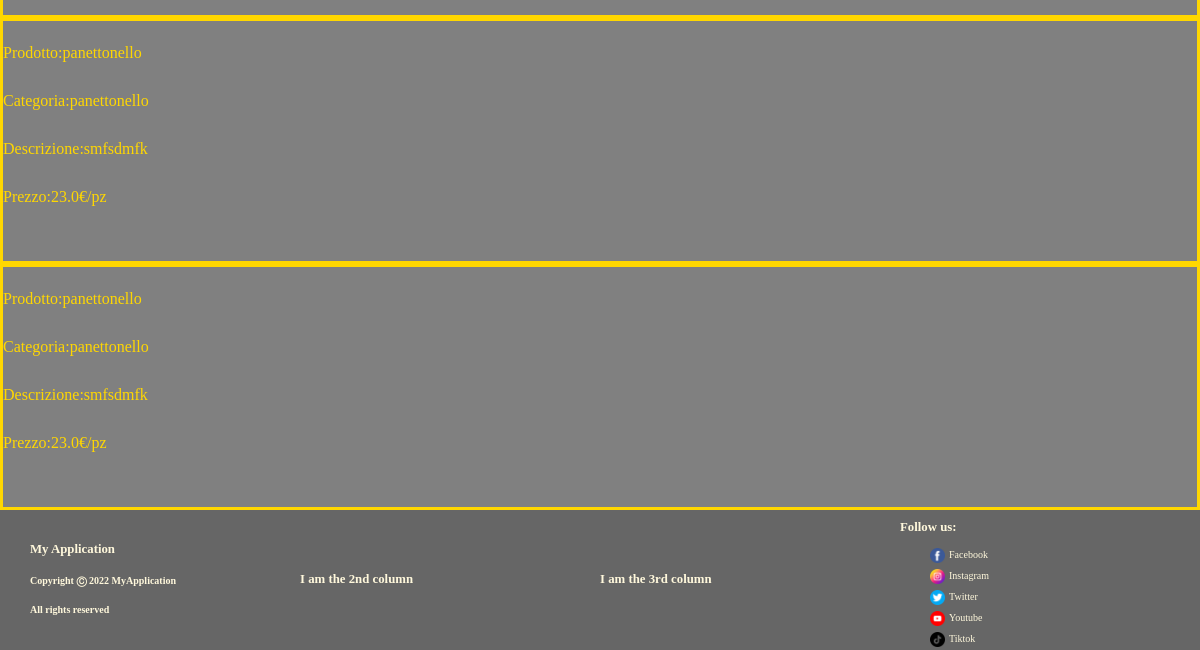
/products (lower part), run on an earlier commit of the app's database.
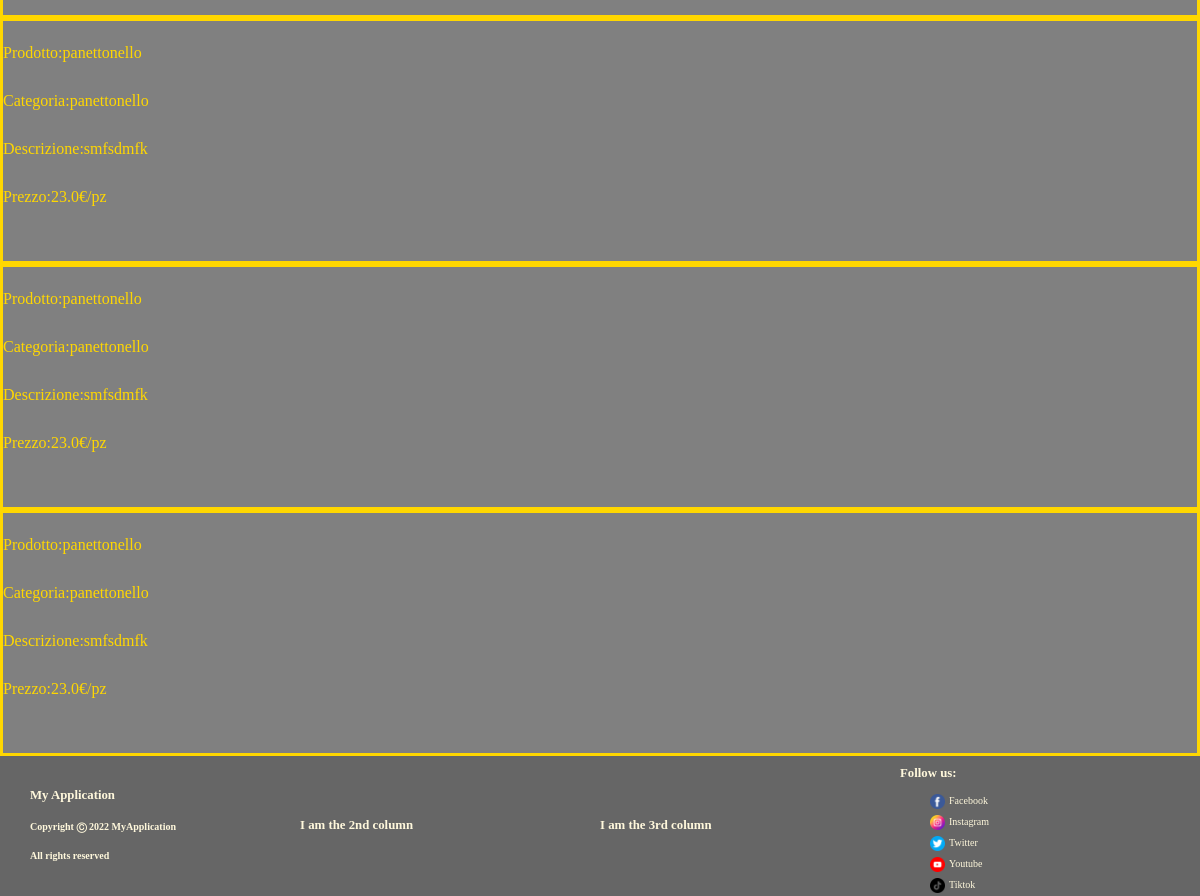
And on a later commit of the database.
### model.py (models this page shows)
class Product(db.Model):
    id = db.Column(db.Integer, primary_key=True)
    name = db.Column(db.String(100))
    description = db.Column(db.String(300))
    category = db.Column(db.String(30))
    price = db.Column(db.Float)
    quantity = db.Column(db.Integer)
    availability = db.Column(db.Boolean)
    img_path = db.Column(db.String(100))

### app.py (the view)
@app.route('/products')
def products():
    product_list = Product.query.all()
    return render_template('products.html', product_list=product_list)

### templates/products.html (shortened to what this page needs)
{% extends 'layout.html' %}
{% block layout %}
{% for product in product_list %}
<div class="pro-item">
    <p>Prodotto:{{product.name}}</p>
    <p>Categoria:{{product.category}}</p>
    <p>Descrizione:{{product.description}} </p>
    <p>Prezzo:{{product.price}}€/pz</p>
    <br>
</div>
{% endfor %}
{% endblock %}

### templates/layout.html (shortened to what this page needs)
<!DOCTYPE html>
<html lang="en">
<head>
    <link href="{{ url_for('static',filename='css/personal.css') }}" rel="stylesheet">
</head>
<body>
    {% block layout %}
    {% endblock %}
    <footer class="myfooter">
        <div class="row">
            <div class="col-3 maxwidth">
                <div class="foot-align-left">
                    <ul>
                        <h1>My Application</h1>
                        <h2>Copyright &#x24B8; 2022 MyApplication</h2>
                        <h2>All rights reserved</h2>
                    </ul>
                </div>
            </div>
            <div class="col-3 hide">
                <h1>I am the 2nd column</h1>
            </div>
            <div class="col-3 hide">
                <h1>I am the 3rd column</h1>
            </div>
            <div class="col-3 maxwidth">
                <div class="footright">
                    <h1>Follow us:</h1>
                    <ul>
                        <li>
                            <div class="row">
                            <img src="{{ url_for('static',filename='files/facebook.png') }}" alt="">
                            <a href="">Facebook</a>
                            </div>
                        </li>
                        <li>
                            <div class="row">
                            <img src="{{ url_for('static',filename='files/instagram.png') }}" alt="">
                            <a href="">Instagram</a>
                            </div>
                        </li>
                        <li>
                            <div class="row">
                            <img src="{{ url_for('static',filename='files/twitter.png') }}" alt="">
                            <a href="">Twitter</a>
                            </div>
                        </li>
                        <li>
                            <div class="row">
                            <img src="{{ url_for('static',filename='files/youtube.png') }}" alt="">
                            <a href="">Youtube</a>
                            </div>
                        </li>
                        <li>
                            <div class="row">
                            <img src="{{ url_for('static',filename='files/tiktok.png') }}" alt="">
                            <a href="">Tiktok</a>
                            </div>
                        </li>
                    </ul>
                </div>
            </div>
        </div>
    </footer>
</body>
</html>

### static/css/personal.css (style rules this page uses)
nav, header, footer { display: block; }
body { line-height: 2; margin: 0px; background-size: cover; }
.row { display: flex; width: 100%; flex-wrap: wrap; align-items: center; }
.row::after { display: table; clear: both; content: ""; }
.col-3 { width: 25%; }
.foot-align-left { text-align: left; }
.pro-item { border-style: solid; border-color: gold; background-color: gray; color: gold; }
footer.myfooter { background-color: #666; }
footer.myfooter ul { margin: 0px; padding-left: 10%; list-style: none; }
footer.myfooter ul li { margin-bottom: 1px; }
footer.myfooter ul li a { text-decoration: none; font-size: 10px; color: cornsilk; padding-left: 4px; }
footer.myfooter ul li img { width: 15px; }
footer.myfooter h1 { margin: 5px 0px; font-size: 80%; color: cornsilk; }
footer.myfooter h2 { color: cornsilk; font-size: 10px; }

What changed in the data, as far as the page shows it:
added Product: name "panettonello", category "panettonello", description "smfsdmfk", price "23.0"
